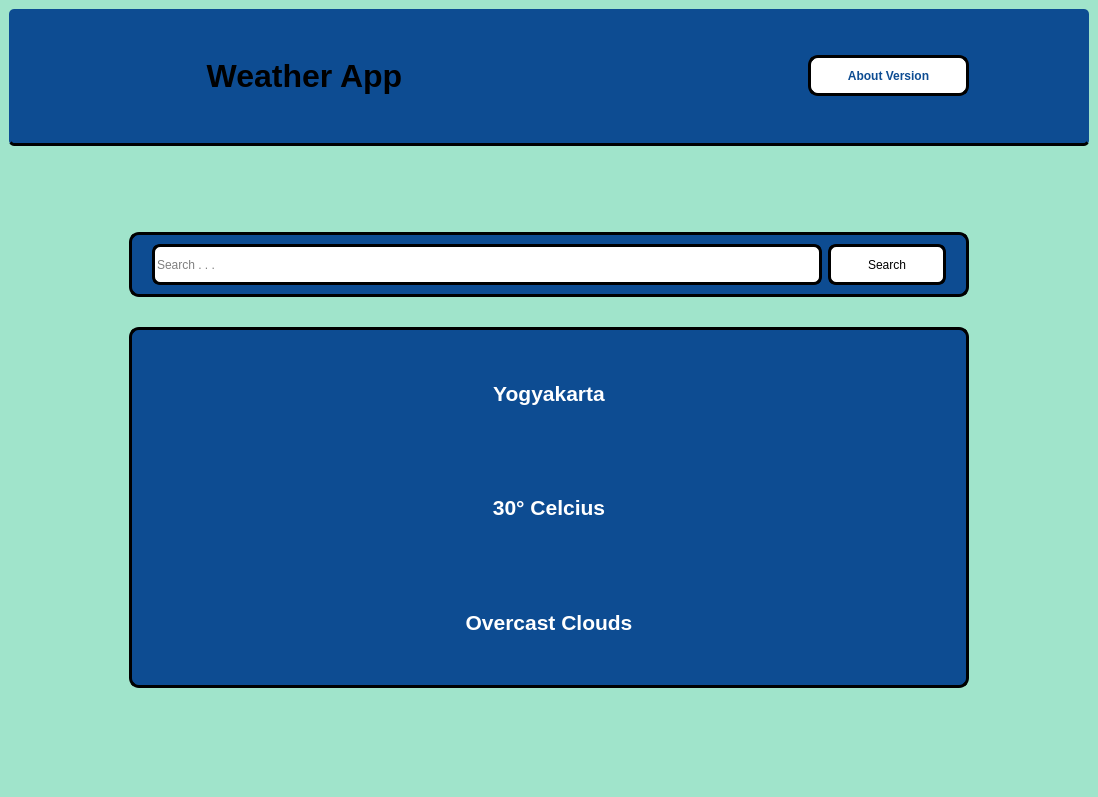
<?xml version="1.0" encoding="UTF-8"?>
<ui version="4.0">
 <class>MainWindow</class>
 <widget class="QMainWindow" name="MainWindow">
  <property name="geometry">
   <rect>
    <x>0</x>
    <y>0</y>
    <width>1092</width>
    <height>785</height>
   </rect>
  </property>
  <property name="windowTitle">
   <string>MainWindow</string>
  </property>
  <property name="styleSheet">
   <string notr="true">background-color: #A0E4CB;
</string>
  </property>
  <widget class="QWidget" name="centralwidget">
   <layout class="QVBoxLayout" name="verticalLayout_3">
    <item>
     <widget class="QFrame" name="frameHeader">
      <property name="sizePolicy">
       <sizepolicy hsizetype="Preferred" vsizetype="Fixed">
        <horstretch>0</horstretch>
        <verstretch>0</verstretch>
       </sizepolicy>
      </property>
      <property name="minimumSize">
       <size>
        <width>1080</width>
        <height>137</height>
       </size>
      </property>
      <property name="styleSheet">
       <string notr="true">background-color: #0D4C92;
border-radius: 5px;
border-style: solid;
border-width: 0px 0px 3px 0px;</string>
      </property>
      <property name="frameShape">
       <enum>QFrame::StyledPanel</enum>
      </property>
      <property name="frameShadow">
       <enum>QFrame::Raised</enum>
      </property>
      <layout class="QHBoxLayout" name="horizontalLayout_2">
       <property name="leftMargin">
        <number>120</number>
       </property>
       <property name="rightMargin">
        <number>120</number>
       </property>
       <item>
        <widget class="QPushButton" name="titleApp">
         <property name="sizePolicy">
          <sizepolicy hsizetype="Fixed" vsizetype="Fixed">
           <horstretch>0</horstretch>
           <verstretch>0</verstretch>
          </sizepolicy>
         </property>
         <property name="minimumSize">
          <size>
           <width>351</width>
           <height>81</height>
          </size>
         </property>
         <property name="font">
          <font>
           <pointsize>24</pointsize>
           <weight>75</weight>
           <bold>true</bold>
          </font>
         </property>
         <property name="styleSheet">
          <string notr="true">border: none;
color: #white;</string>
         </property>
         <property name="text">
          <string>Weather App</string>
         </property>
         <property name="icon">
          <iconset resource="../icon/icon.qrc">
           <normaloff>:/icon/weather-44.png</normaloff>:/icon/weather-44.png</iconset>
         </property>
         <property name="iconSize">
          <size>
           <width>80</width>
           <height>80</height>
          </size>
         </property>
        </widget>
       </item>
       <item>
        <spacer name="horizontalSpacer">
         <property name="orientation">
          <enum>Qt::Horizontal</enum>
         </property>
         <property name="sizeHint" stdset="0">
          <size>
           <width>313</width>
           <height>20</height>
          </size>
         </property>
        </spacer>
       </item>
       <item>
        <widget class="QPushButton" name="aboutBtn">
         <property name="sizePolicy">
          <sizepolicy hsizetype="Fixed" vsizetype="Fixed">
           <horstretch>0</horstretch>
           <verstretch>0</verstretch>
          </sizepolicy>
         </property>
         <property name="minimumSize">
          <size>
           <width>161</width>
           <height>41</height>
          </size>
         </property>
         <property name="font">
          <font>
           <weight>75</weight>
           <bold>true</bold>
          </font>
         </property>
         <property name="styleSheet">
          <string notr="true">background-color: white;
color: #0D4C92;
border: 3px solid;
border-radius: 10px;</string>
         </property>
         <property name="text">
          <string>About Version</string>
         </property>
        </widget>
       </item>
      </layout>
     </widget>
    </item>
    <item>
     <widget class="QFrame" name="frameContent">
      <property name="styleSheet">
       <string notr="true">border: none;</string>
      </property>
      <property name="frameShape">
       <enum>QFrame::StyledPanel</enum>
      </property>
      <property name="frameShadow">
       <enum>QFrame::Raised</enum>
      </property>
      <layout class="QVBoxLayout" name="verticalLayout_2">
       <property name="spacing">
        <number>30</number>
       </property>
       <property name="leftMargin">
        <number>120</number>
       </property>
       <property name="topMargin">
        <number>80</number>
       </property>
       <property name="rightMargin">
        <number>120</number>
       </property>
       <property name="bottomMargin">
        <number>100</number>
       </property>
       <item>
        <widget class="QFrame" name="frameSearch">
         <property name="sizePolicy">
          <sizepolicy hsizetype="Preferred" vsizetype="Fixed">
           <horstretch>0</horstretch>
           <verstretch>0</verstretch>
          </sizepolicy>
         </property>
         <property name="styleSheet">
          <string notr="true">background-color: #0D4C92;
border: 3px solid;
border-radius: 10px;</string>
         </property>
         <property name="frameShape">
          <enum>QFrame::StyledPanel</enum>
         </property>
         <property name="frameShadow">
          <enum>QFrame::Raised</enum>
         </property>
         <layout class="QHBoxLayout" name="horizontalLayout">
          <property name="leftMargin">
           <number>20</number>
          </property>
          <property name="rightMargin">
           <number>20</number>
          </property>
          <item>
           <widget class="QLineEdit" name="searchBar">
            <property name="sizePolicy">
             <sizepolicy hsizetype="Expanding" vsizetype="Fixed">
              <horstretch>0</horstretch>
              <verstretch>0</verstretch>
             </sizepolicy>
            </property>
            <property name="minimumSize">
             <size>
              <width>600</width>
              <height>41</height>
             </size>
            </property>
            <property name="styleSheet">
             <string notr="true">background-color: white;
color: black;
border-radius: 8px;</string>
            </property>
            <property name="text">
             <string/>
            </property>
            <property name="placeholderText">
             <string>Search . . .</string>
            </property>
           </widget>
          </item>
          <item>
           <widget class="QPushButton" name="searchBtn">
            <property name="sizePolicy">
             <sizepolicy hsizetype="Fixed" vsizetype="Fixed">
              <horstretch>0</horstretch>
              <verstretch>0</verstretch>
             </sizepolicy>
            </property>
            <property name="minimumSize">
             <size>
              <width>118</width>
              <height>41</height>
             </size>
            </property>
            <property name="styleSheet">
             <string notr="true">background-color: white;
color: black;
border-radius: 8px;</string>
            </property>
            <property name="text">
             <string>Search</string>
            </property>
           </widget>
          </item>
         </layout>
        </widget>
       </item>
       <item>
        <widget class="QFrame" name="frameInformation">
         <property name="minimumSize">
          <size>
           <width>821</width>
           <height>361</height>
          </size>
         </property>
         <property name="styleSheet">
          <string notr="true">background-color: #0D4C92;
border: 3px solid;
border-radius: 10px;
box-shadow: rgba(0, 0, 0, 0.8) 0px 5px 15px;</string>
         </property>
         <property name="frameShape">
          <enum>QFrame::StyledPanel</enum>
         </property>
         <property name="frameShadow">
          <enum>QFrame::Raised</enum>
         </property>
         <layout class="QVBoxLayout" name="verticalLayout">
          <item>
           <widget class="QLabel" name="cityLbl">
            <property name="font">
             <font>
              <pointsize>16</pointsize>
              <weight>75</weight>
              <bold>true</bold>
             </font>
            </property>
            <property name="layoutDirection">
             <enum>Qt::LeftToRight</enum>
            </property>
            <property name="styleSheet">
             <string notr="true">color: white;
border: none;</string>
            </property>
            <property name="text">
             <string>Yogyakarta</string>
            </property>
            <property name="alignment">
             <set>Qt::AlignCenter</set>
            </property>
           </widget>
          </item>
          <item>
           <widget class="QLabel" name="temperatureLbl">
            <property name="font">
             <font>
              <pointsize>16</pointsize>
              <weight>75</weight>
              <bold>true</bold>
             </font>
            </property>
            <property name="styleSheet">
             <string notr="true">color: white;
border: none;</string>
            </property>
            <property name="text">
             <string>30° Celcius</string>
            </property>
            <property name="alignment">
             <set>Qt::AlignCenter</set>
            </property>
           </widget>
          </item>
          <item>
           <widget class="QLabel" name="descLbl">
            <property name="font">
             <font>
              <pointsize>16</pointsize>
              <weight>75</weight>
              <bold>true</bold>
             </font>
            </property>
            <property name="styleSheet">
             <string notr="true">color: white;
border: none;</string>
            </property>
            <property name="text">
             <string>Overcast Clouds</string>
            </property>
            <property name="alignment">
             <set>Qt::AlignCenter</set>
            </property>
           </widget>
          </item>
         </layout>
        </widget>
       </item>
      </layout>
     </widget>
    </item>
   </layout>
   <zorder>frameContent</zorder>
   <zorder>frameHeader</zorder>
  </widget>
 </widget>
 <resources>
  <include location="../icon/icon.qrc"/>
 </resources>
 <connections/>
</ui>
